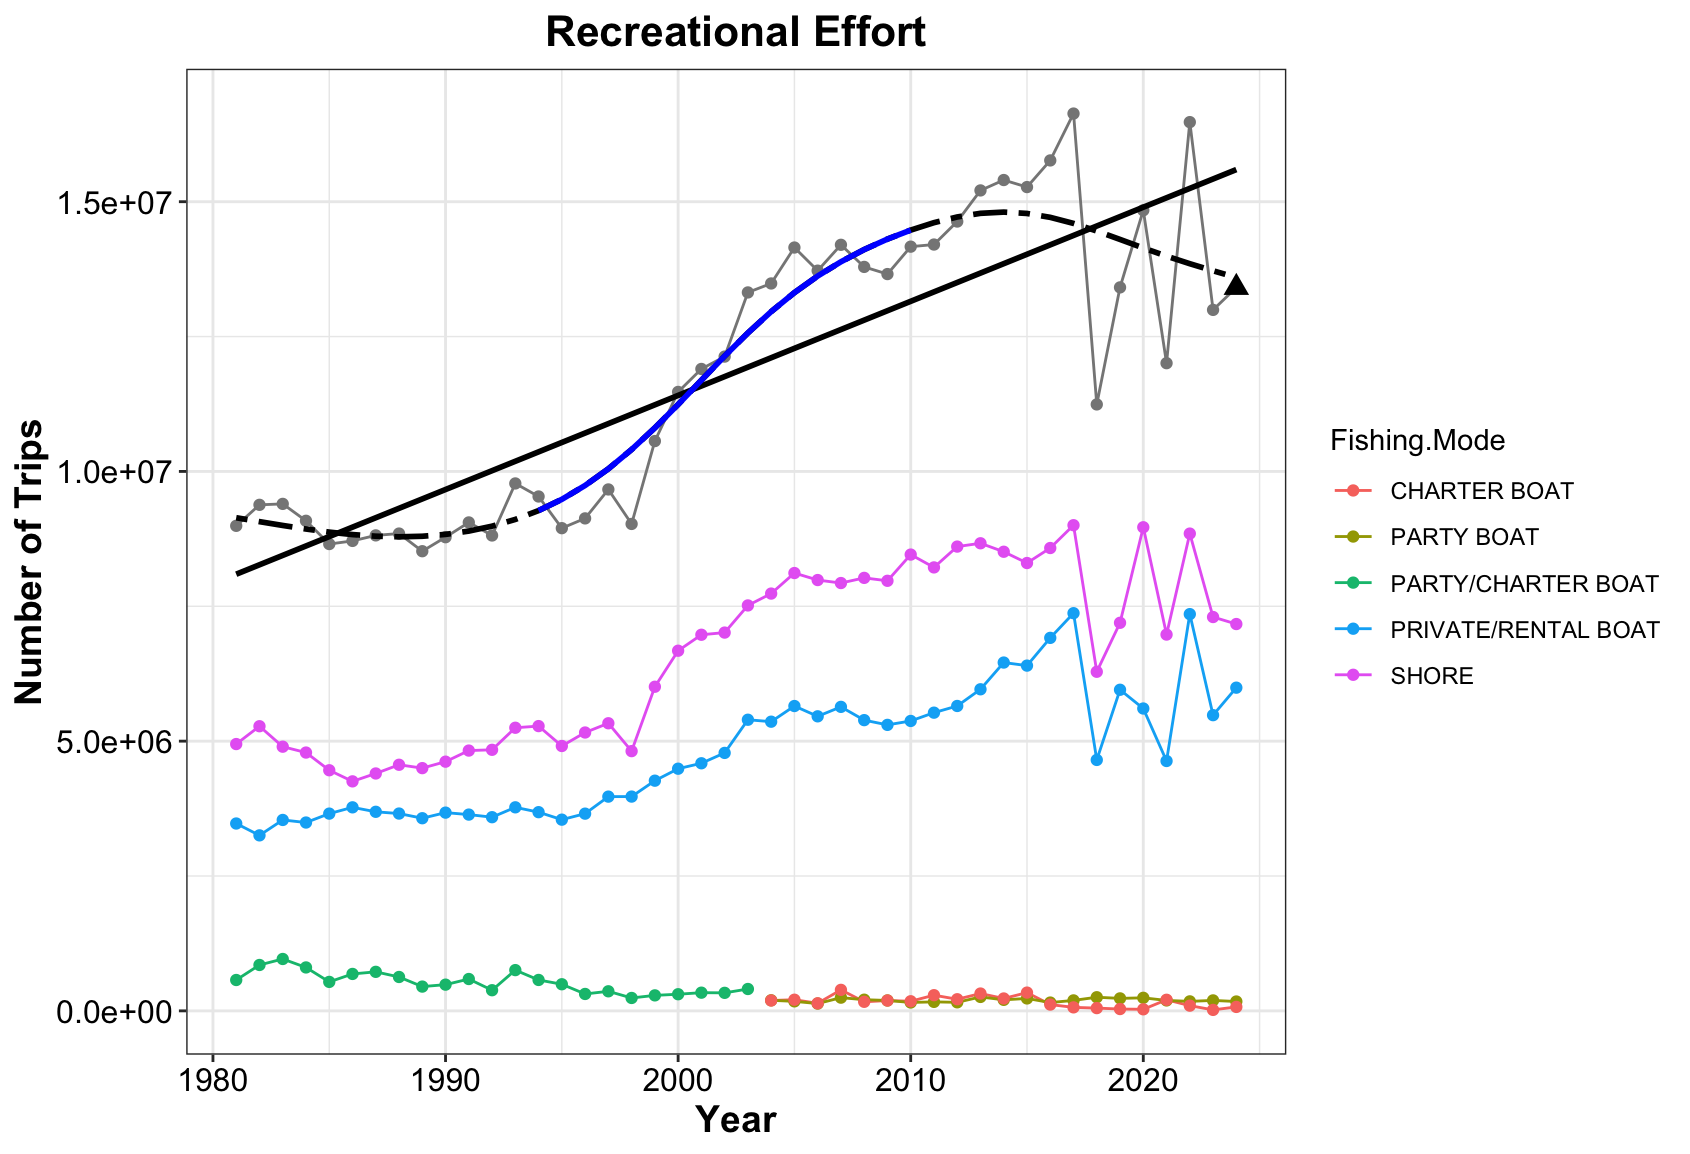

R code for this plot:
#####load required functions
## Figures for Recreational Effort

## **Laura Gruenburg, lagruenburg@gmail.com**

#   **LAST UPDATED: September 26, 2025**

#  You will need to download the functions from here https://gist.github.com/gavinsimpson/e73f011fdaaab4bb5a30

setwd("~/Desktop/NYB_Indicators_Calculations")
source("Deriv.R")
library(mgcv)
library(ggplot2)
library(dplyr)
#library(mgcViz)


#######Load the datasets
setwd("~/Desktop/NYB_Indicators_Calculations/Final_Timeseries_Figures/Timeseries_Files_2025")
RE<-read.csv("Recreational_effort_2025.csv", header = TRUE)

RE2 <- read.csv('Recreational_effort_2025_byarea.csv', header = TRUE)

RE$Angler.Trips<-as.numeric(gsub(",","",RE$Angler.Trips))#remove commas, make numeric
RE <- RE[RE$Year < 2025, ] #2025 is still incomplete

RE2$Angler.Trips<-as.numeric(gsub(",","",RE2$Angler.Trips))#remove commas, make numeric
RE2 <- RE2[RE2$Year < 2025, ] #2025 is still incomplete
RE2_yes <- RE2[RE2$Does.Angler.Trips.Meet.MRIP.Standard == 'YES', ]

Ch_Boat <- RE[RE$Fishing.Mode == 'CHARTER BOAT',]
Pt_Boat <- RE[RE$Fishing.Mode == 'PARTY BOAT',]
P_R_Boat <- RE[RE$Fishing.Mode == 'PRIVATE/RENTAL BOAT',]
Sh <- RE[RE$Fishing.Mode == 'SHORE',]
RE <- RE[RE$Does.Angler.Trips.Meet.MRIP.Standard == 'YES', ]

Effort <- aggregate(Angler.Trips ~ Year, data = RE, sum) # total number of angler trips
Effort2 <- aggregate(Angler.Trips ~ Year, data = RE2, sum)
#determing the 30th and 70th percentiles for the short term column in the indicators at a glance
#table in the indicators report
qE = quantile(Effort$Angler.Trips, probs = c(.30, .70))

# find the last 5 years mean
mn_E5 = mean(Effort$Angler.Trips[Effort$Year >= 2020])
# what quintile the data is in
mn_E5 >qE

# GAM for total effort
# Creat a GAM - adjust k and remember to check model
mod<- gam(Angler.Trips ~ s(Year, k=10), data = Effort)
summary(mod) #check out model
gam.check(mod)

pdata <- with(Effort, data.frame(Year = Year))
p2_mod <- predict(mod, newdata = pdata,  type = "terms", se.fit = TRUE)
intercept = 11845288   # look at p2_mod and extract the intercept
pdata <- transform(pdata, p2_mod = p2_mod$fit[,1], se2 = p2_mod$se.fit[,1])

#  Now that we have the model prediction, the next step is to calculate the first derivative
#  Then determine which increases and decreases are significant
Term = "Year"
mod.d <- Deriv(mod, n=44) # n is the number of Years
mod.dci <- confint(mod.d, term = Term)
mod.dsig <- signifD(pdata$p2_mod, d = mod.d[[Term]]$deriv,
                    +                    mod.dci[[Term]]$upper, mod.dci[[Term]]$lower)

# Take a quick look to make sure it appears ok before final plotting
plot(Angler.Trips ~ Year, data = Effort)
lines(Angler.Trips ~ Year, data = Effort)
lines(p2_mod+intercept ~ Year, data = pdata, type = "n")
lines(p2_mod+intercept ~ Year, data = pdata)
lines(unlist(mod.dsig$incr)+intercept ~ Year, data = pdata, col = "blue", lwd = 3)
lines(unlist(mod.dsig$decr)+intercept ~ Year, data = pdata, col = "red", lwd = 3)

linearmod<- lm(Angler.Trips ~ Year, data=Effort)
summary(linearmod)

ggplot() + 
  geom_line(data = RE, aes(x=Year, y = Angler.Trips, color = Fishing.Mode)) +
  geom_point(data = RE, aes(x=Year, y = Angler.Trips, color = Fishing.Mode)) +
  geom_line(data = Effort, aes(x = Year, y = Angler.Trips), color = 'grey53') +
  geom_point(data = Effort, aes(x = Year, y = Angler.Trips), color = 'gray53') + 
  geom_point(data = Effort[44,], aes(x= Year, y = Angler.Trips), shape = 17, size =3) +
  geom_smooth(data = Effort, aes(x = Year, y = Angler.Trips), method = lm, se = FALSE, color = 'black') + 
  geom_line(data=pdata, aes(x = Year, y = p2_mod+intercept), se = FALSE, color = 'black', linetype = 'twodash', size = 1) + 
  geom_line(data = pdata, aes(y = unlist(mod.dsig$incr)+intercept, x = Year), color = "blue", size = 1) + 
  geom_line(data = pdata, aes(y = unlist(mod.dsig$decr)+intercept, x = Year), color = 'red', size = 1) + 
  theme_bw() +
  labs (y = "Number of Trips", x = 'Year', title = 'Recreational Effort') + 
  theme(plot.title=element_text(size = 16,face = 'bold',hjust = 0.5), axis.title=element_text(size = 14, face = 'bold'), axis.text= element_text(color = 'black', size = 12))
#

ggplot() + 
  geom_line(data = RE2, aes(x=Year, y = Angler.Trips, color = Fishing.Mode)) +
  geom_point(data = RE2, aes(x=Year, y = Angler.Trips, color = Fishing.Mode)) +
  geom_line(data = Effort2, aes(x = Year, y = Angler.Trips), color = 'grey53') +
  geom_point(data = Effort2, aes(x = Year, y = Angler.Trips), color = 'gray53') + 
  geom_point(data = Effort[43,], aes(x= Year, y = Angler.Trips), shape = 17, size =3) +
  geom_smooth(data = Effort, aes(x = Year, y = Angler.Trips), method = lm, se = FALSE, color = 'black') + 
  geom_line(data=pdata, aes(x = Year, y = p2_mod+intercept), se = FALSE, color = 'black', linetype = 'twodash', size = 1) + 
  geom_line(data = pdata, aes(y = unlist(mod.dsig$incr)+intercept, x = Year), color = "blue", size = 1) + 
  geom_line(data = pdata, aes(y = unlist(mod.dsig$decr)+intercept, x = Year), color = 'red', size = 1) + 
  theme_bw() +
  labs (y = "Number of Trips", x = 'Year', title = 'Recreational Effort') + 
  theme(plot.title=element_text(size = 16,face = 'bold',hjust = 0.5), axis.title=element_text(size = 14, face = 'bold'), axis.text= element_text(color = 'black', size = 12))
#
p <- ggplot(RE2_yes, aes(x = Year, y = Angler.Trips))+
  geom_line()
p + facet_grid(Fishing.Mode ~ Fishing.Area, scales ="free")

#ggplot() + 
#  geom_line(data = Ch_boat, aes(x=Year, y = Angler.Trips), color = 'deeppink1') +
#  geom_point(data = Ch_boat, aes(x=Year, y = Angler.Trips), color = 'deeppink1') +
#  geom_line(data = P_boat, aes(x=Year, y = Angler.Trips), color = 'darkred') +
#  geom_point(data = P_boat, aes(x=Year, y = Angler.Trips), color = 'darkred') +
#  geom_line(data = P_R_Boat, aes(x=Year, y = Angler.Trips), color = 'darkgoldenrod2') +
#  geom_point(data = P_R_Boat, aes(x=Year, y = Angler.Trips), color = 'darkgoldenrod2') +
#  geom_line(data = Ch_P_boat, aes(x=Year, y = Angler.Trips), color = 'darkorchid2') +
#  geom_point(data = Ch_P_boat, aes(x=Year, y = Angler.Trips), color = 'darkorchid2') +
#  geom_line(data = Sh, aes(x=Year, y = Angler.Trips), color = 'darkolivegreen3') +
#  geom_point(data = Sh, aes(x=Year, y = Angler.Trips), color = 'darkolivegreen3') +
#  geom_line(data = Effort, aes(x = Year, y = Angler.Trips), color = 'grey53') +
#  geom_point(data = Effort, aes(x = Year, y = Angler.Trips), color = 'gray53') + 
#  geom_point(data = Effort[42,], aes(x= Year, y = Angler.Trips), shape = 17, size =3) +
#  geom_smooth(data = Effort, aes(x = Year, y = Angler.Trips), method = lm, se = FALSE, color = 'black') + 
#  geom_line(data=pdata, aes(x = Year, y = p2_mod+intercept), se = FALSE, color = 'black', linetype = 'twodash', size = 1) + 
#  geom_line(data = pdata, aes(y = unlist(mod.dsig$incr)+intercept, x = Year), color = "blue", size = 1) + 
#  geom_line(data = pdata, aes(y = unlist(mod.dsig$decr)+intercept, x = Year), color = 'red', size = 1) + 
#  theme_bw() +
#  labs (y = "Number of Trips", x = 'Year', title = 'Recreational Effort') + 
#  theme(plot.title=element_text(size = 16,face = 'bold',hjust = 0.5), axis.title=element_text(size = 14, face = 'bold'), axis.text= element_text(color = 'black', size = 12))
##

rec_summary %<% 
